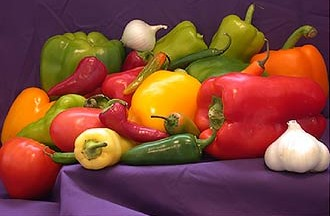
//> input picture 6-12-17 /original.jpg, 330 x 216 px, given in place of PS 2.mp4, which was not available
$ ./problem_statement_2   (built with g++ and OpenCV 4)
//> lines starting //> are read from the running program, lines starting //| are printed output that depends on the picture; after the words box and inside, x2 and y2 are one past the last pixel; in counts of white or black regions, pixels touching at a corner belong together; pictures that were not available may be replaced by others from this repository, and a replacement may not be noted
#include "opencv2/highgui/highgui.hpp"
#include "opencv2/imgproc/imgproc.hpp"
#include "opencv2/core/core.hpp"
#include <iostream>
#include<stdio.h>

using namespace std;
using namespace cv;

int Bmax=255;
int Bmin=55;
int Gmax=255;
int Gmin=90;
int Rmax=255;
int Rmin=75;
int me=2;
int md=1;
int points;
int total=0;
int tr=0;
int tt=0;

static double angle(cv::Point pt1, cv::Point pt2, cv::Point pt0)
{
	double dx1 = pt1.x - pt0.x;
	double dy1 = pt1.y - pt0.y;
	double dx2 = pt2.x - pt0.x;
	double dy2 = pt2.y - pt0.y;
	return (dx1*dx2 + dy1*dy2)/sqrt((dx1*dx1 + dy1*dy1)*(dx2*dx2 + dy2*dy2) + 1e-10);
}

void setLabel(cv::Mat& im, const std::string label, std::vector<cv::Point>& contour)
{
	int fontface = cv::FONT_HERSHEY_SIMPLEX;
	double scale = 0.4;
	int thickness = 1;
	int baseline = 0;

	cv::Size text = cv::getTextSize(label, fontface, scale, thickness, &baseline);
	cv::Rect r = cv::boundingRect(contour);

	cv::Point pt(r.x + ((r.width - text.width) / 2), r.y + ((r.height + text.height) / 2));
	cv::rectangle(im, pt + cv::Point(0, baseline), pt + cv::Point(text.width, -text.height), CV_RGB(255,255,255), CV_FILLED);
	cv::putText(im, label, pt, fontface, scale, CV_RGB(0,0,0), thickness, 8);
}

int main()
   {
      VideoCapture vid("PS 2.mp4");
      namedWindow("video",2);
      namedWindow("original video",2);
      int i,j;
      Mat img(720,1280,CV_8UC1,Scalar(0));
      while(1)
         {
           int nor=0;
           int no_t=0;
           Mat frame(720,1280,CV_8UC3,Scalar(0,0,0));
           Mat original;
           vid >> frame;
//> frame is the input picture: 216 rows x 330 cols, CV_8UC3; mean B, G, R 56, 71.7, 129.5
           vid >> original;
           for(i=0;i<frame.rows;i++)
               {
                  for(j=0;j<frame.cols;j++)
                      {
                        if(frame.at<Vec3b>(i,j)[0]>Bmin && frame.at<Vec3b>(i,j)[0]<Bmax && frame.at<Vec3b>(i,j)[1]>Gmin && frame.at<Vec3b>(i,j)[1]<Gmax && frame.at<Vec3b>(i,j)[2]<Rmax && frame.at<Vec3b>(i,j)[2]>Rmin)
                        {
                          img.at<uchar>(i,j)=255;
                        }
                        else
                          img.at<uchar>(i,j)=0;
                      }
               }
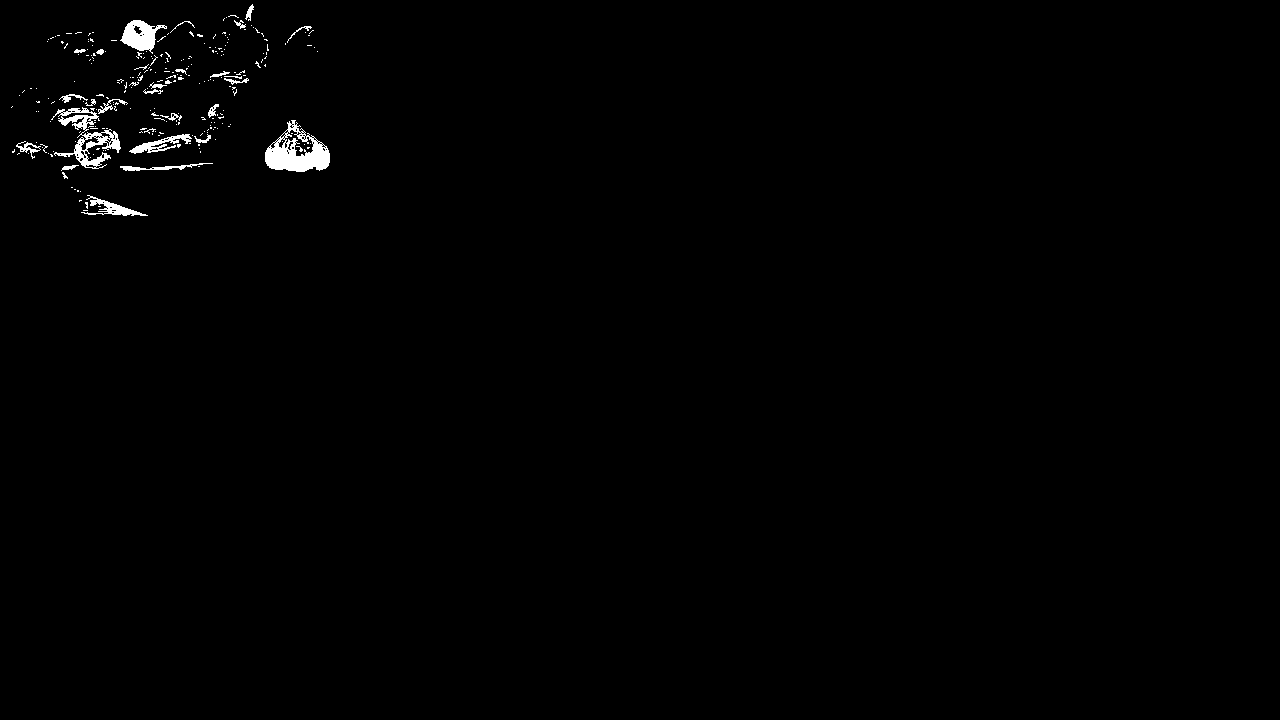
//> img: 720 rows x 1280 cols, CV_8UC1; 0.76% white; 260 white regions (231 under 20 px), largest, box (x1, y1, x2, y2) and area: (265, 120, 330, 172) 1709, (51, 107, 121, 169) 1315, (120, 20, 167, 54) 809
           for(i=1;i<=me;i++)
              {
               Mat elemente=getStructuringElement( MORPH_ELLIPSE,Size( 3, 3 ),Point( 1,1 ) );
               erode( img, img, elemente );
              }
//> this loop made 2 passes
//> pass 1, `erode( img, img, elemente );`:
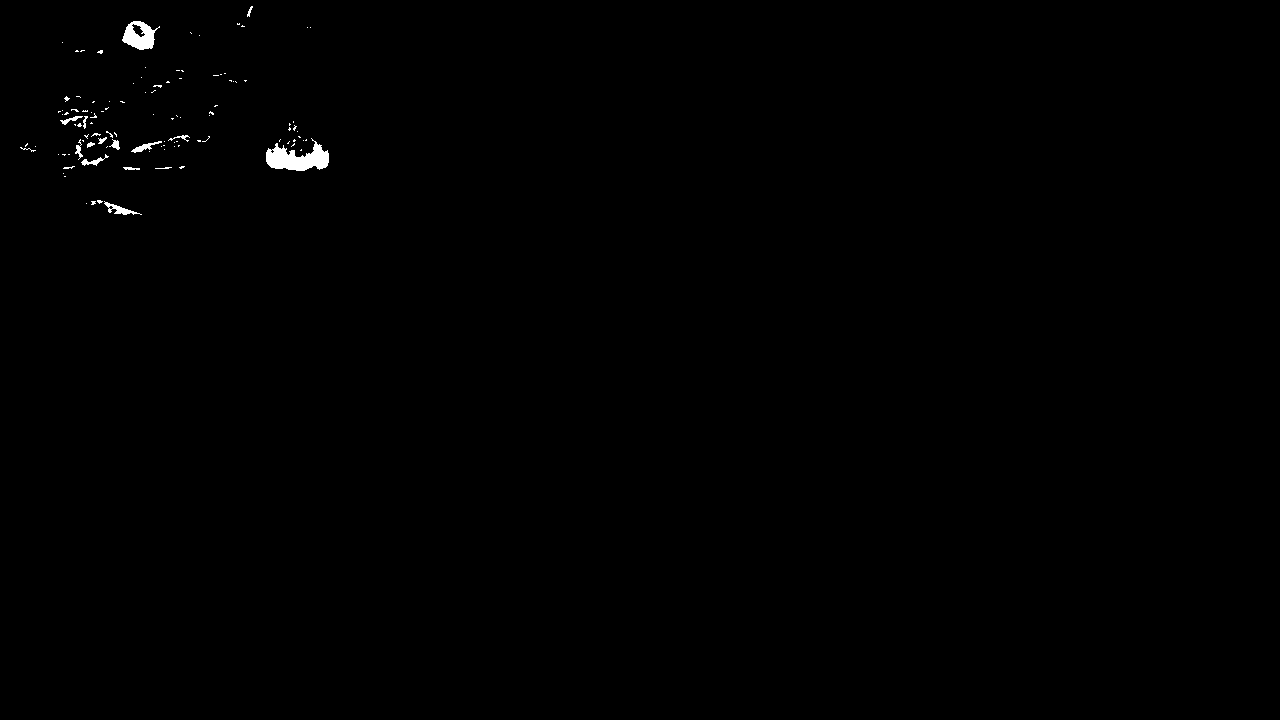
//> img: 720 rows x 1280 cols, CV_8UC1; 0.33% white; 110 white regions (94 under 20 px), largest, box (x1, y1, x2, y2) and area: (266, 138, 329, 171) 1148, (122, 21, 160, 50) 636, (104, 201, 142, 215) 174
//> pass 2, `erode( img, img, elemente );`:
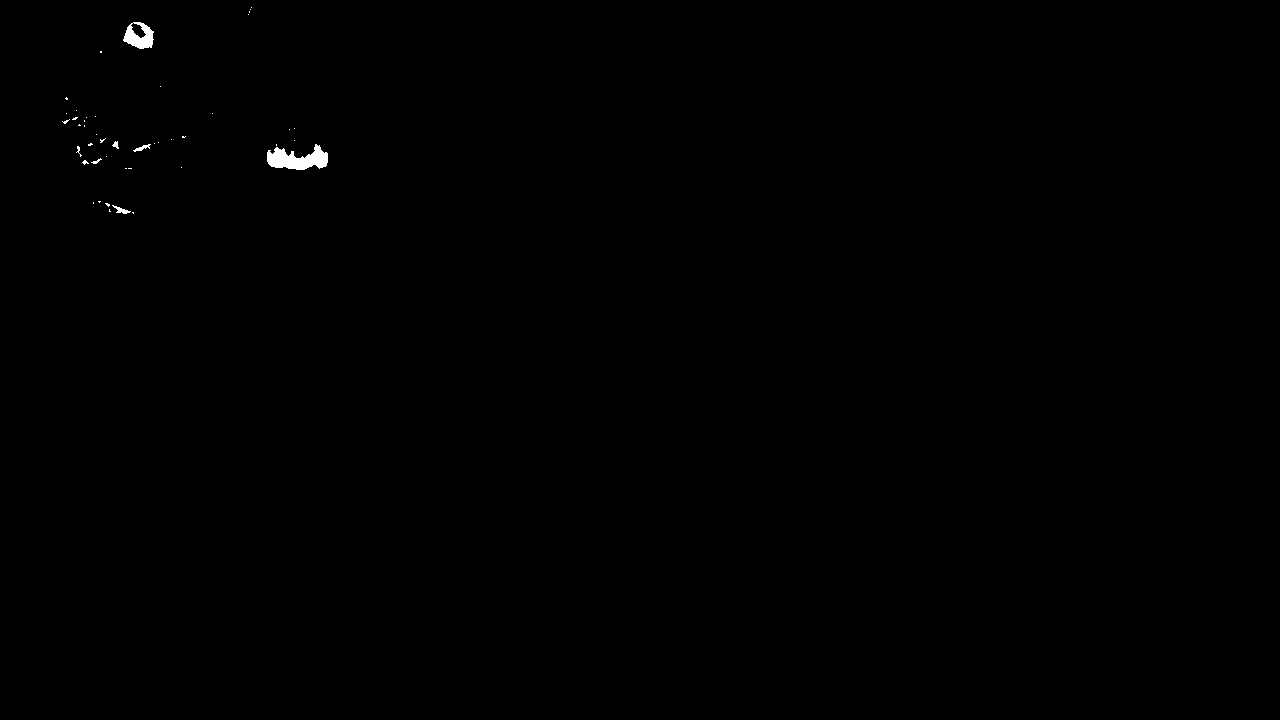
//> img: 720 rows x 1280 cols, CV_8UC1; 0.19% white; 45 white regions (38 under 20 px), largest, box (x1, y1, x2, y2) and area: (267, 144, 328, 170) 949, (123, 22, 154, 49) 500, (112, 205, 131, 214) 67
            for(j=1;j<=md;j++)
              {
               Mat elementd=getStructuringElement( MORPH_ELLIPSE,Size( 3, 3 ),Point( 1,1 ) );
               dilate( img, img, elementd );
              }
//> this loop made 1 pass
//> pass 1, `dilate( img, img, elementd );`:
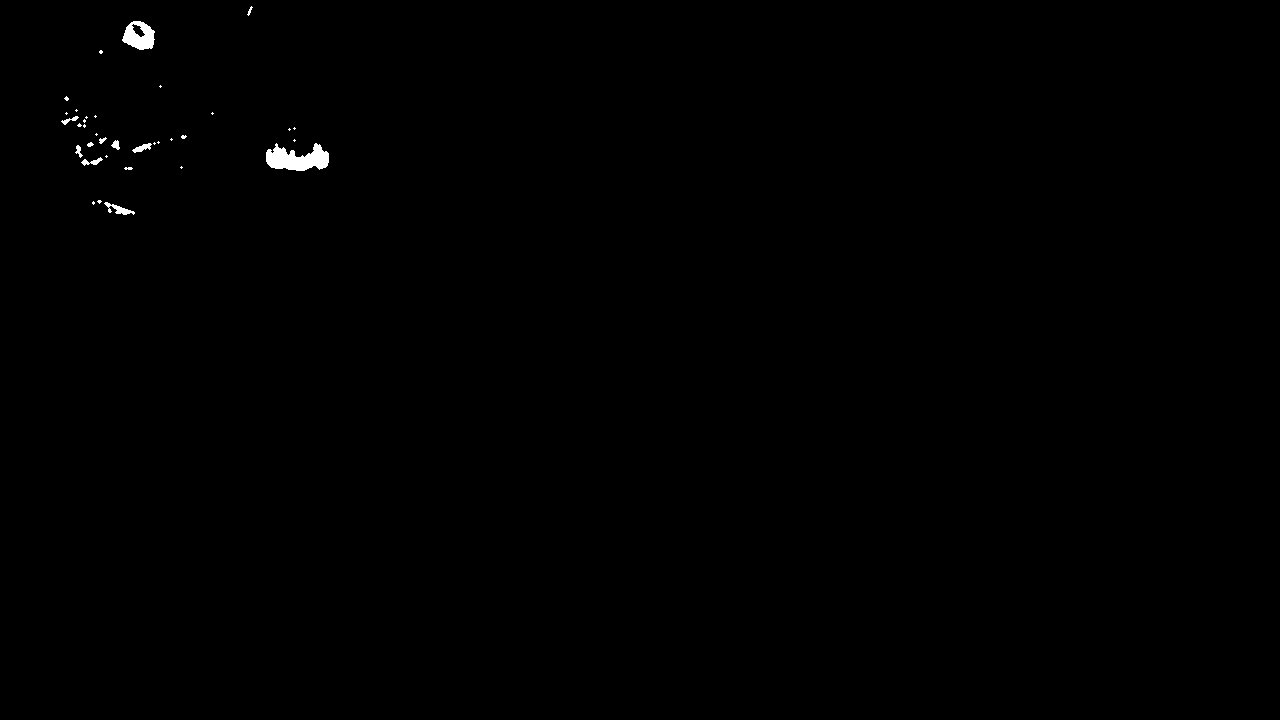
//> img: 720 rows x 1280 cols, CV_8UC1; 0.27% white; 35 white regions (23 under 20 px), largest, box (x1, y1, x2, y2) and area: (266, 143, 329, 171) 1125, (122, 21, 155, 50) 623, (104, 202, 135, 215) 158
        cv::Mat src(720,1280,CV_8UC1,Scalar(0));
        img.copyTo(src);
	cv::Mat gray(720,1280,CV_8UC1,Scalar(0));
        img.copyTo(gray);
	cv::Mat bw(720,1280,CV_8UC1,Scalar(0));
	cv::Canny(gray, bw, 0, 50, 5);
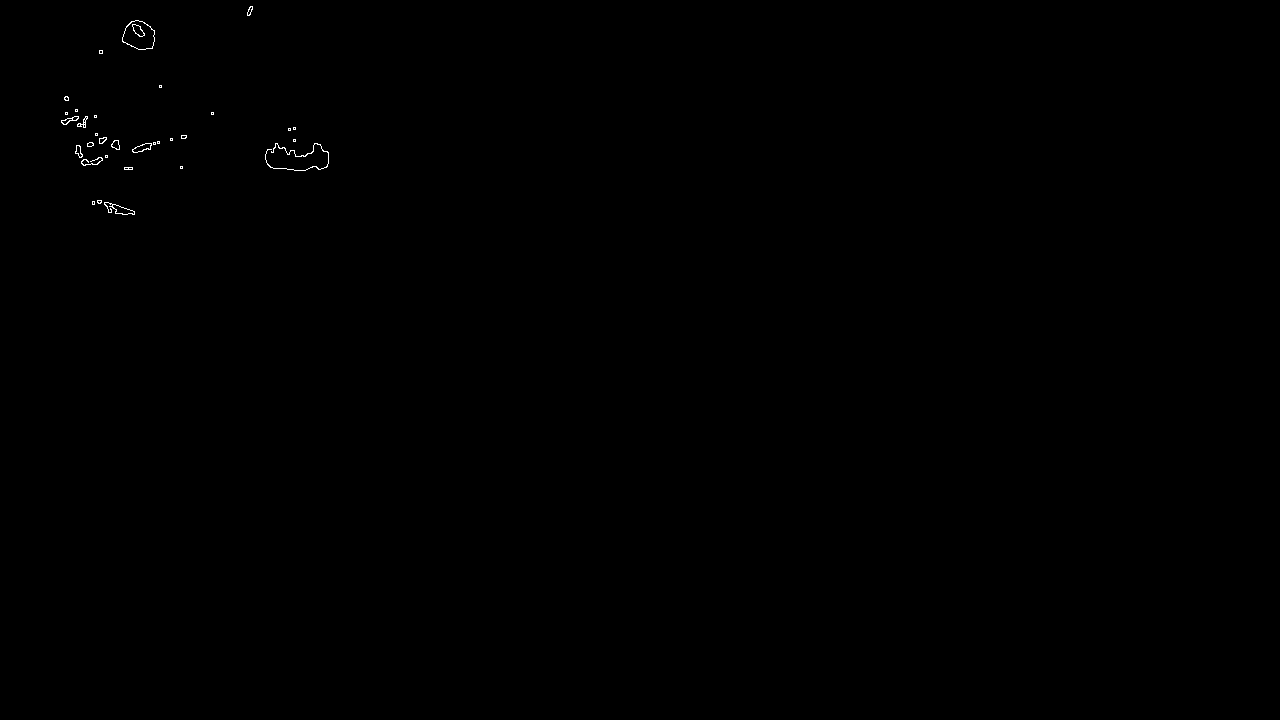
//> bw: 720 rows x 1280 cols, CV_8UC1; 0.11% white in thin lines or dots, all inside (x1, y1, x2, y2) = (61, 6, 329, 215)
	std::vector<std::vector<cv::Point> > contours;
	cv::findContours(bw.clone(), contours, CV_RETR_LIST, CV_CHAIN_APPROX_SIMPLE);
//> contours = 71 contours, 50 with area under 20; largest, box (x1, y1, x2, y2) and area: (122, 20, 155, 50) 706, (122, 20, 155, 50) 693, (104, 202, 135, 215) 126, (112, 204, 135, 215) 112, (132, 143, 152, 153) 98

	std::vector<cv::Point> approx;
	cv::Mat dst = src.clone();

	for (int i = 0; i < contours.size(); i++)
	{
		cv::approxPolyDP(cv::Mat(contours[i]), approx, cv::arcLength(cv::Mat(contours[i]), true)*0.02, true);
		if (std::fabs(cv::contourArea(contours[i])) < 100 || !cv::isContourConvex(approx))
			continue;

		if (approx.size() == 3)
		{
			setLabel(dst, "TRI", contours[i]);
			no_t++;
		}
		else if (approx.size() >= 4 && approx.size() <= 6)
		{
			int vtc = approx.size();
			std::vector<double> cos;
			for (int j = 2; j < vtc+1; j++);
			if (vtc == 4)
			{
				setLabel(dst, "RECT", contours[i]);
				nor++;
			}

                 }
          if(no_t==1 && tt<2)
            {
              tt++;
              total+=200;
              printf("\t\t\t*****  your bot is over a triangle  *****\n");
              printf("\t\t\t*****  points gain + 200  *****\n");
              printf("\t\t\t***** your current total is %d  *****\n",total);
            }
          if(nor==3 && tr<5)
            {
              tr++;
              total+=100;
              printf("\t\t\t*****  your bot is over a rectangle  *****\n");
              printf("\t\t\t*****  points gain + 100  *****\n");
              printf("\t\t\t***** your current total is %d  *****\n",total);
            }
	}
//> this loop made 71 passes
//> approx on passes 5, 36, 37, 44, 48, 50, 53, 55, 57, 58, 59: 4 Points (x, y): [92, 201], [92, 204], [94, 204], [94, 201], 4 Points (x, y): [95, 134], [96, 133], [97, 134], [96, 135], 4 Points (x, y): [95, 133], [95, 135], [97, 135], [97, 133], 4 Points (x, y): [83, 123], [84, 122], [85, 123], [84, 124], 4 Points (x, y): [85, 117], [86, 116], [87, 117], [86, 118], 4 Points (x, y): [94, 116], [95, 115], [96, 116], [95, 117], 4 Points (x, y): [94, 115], [94, 117], [96, 117], [96, 115], 4 Points (x, y): [65, 113], [66, 112], [67, 113], [66, 114], 4 Points (x, y): [65, 112], [65, 114], [67, 114], [67, 112], 4 Points (x, y): [75, 110], [76, 109], [77, 110], [76, 111], 4 Points (x, y): [75, 109], [75, 111], [77, 111], [77, 109]
//> after the loop, approx = contour of 10 points, box (x1, y1, x2, y2) (247, 6, 253, 16), area 26; no_t = 0; nor = 0; tt = 0; total = 0; tr = 0
	 cv::imshow("original video", original);
	 cv::imshow("video", dst);
           if(waitKey(30)>=0)
//> the Esc key is pressed
           {
               break;
           }
         }
      printf("\n\n\t\t\t***** your total is %d  *****\n\n",total);
//| 			***** your total is 0  *****
      return 0;
   }
